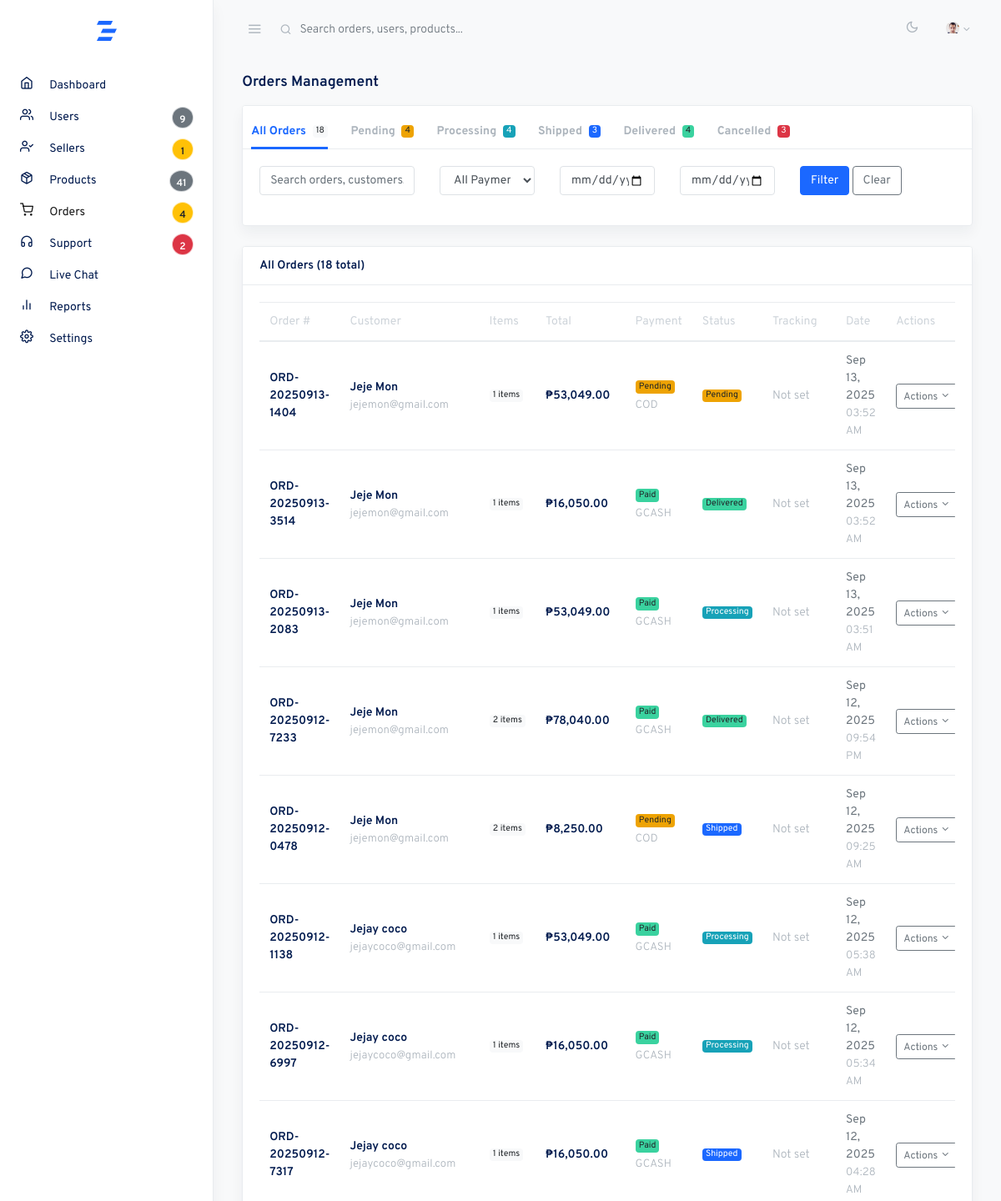
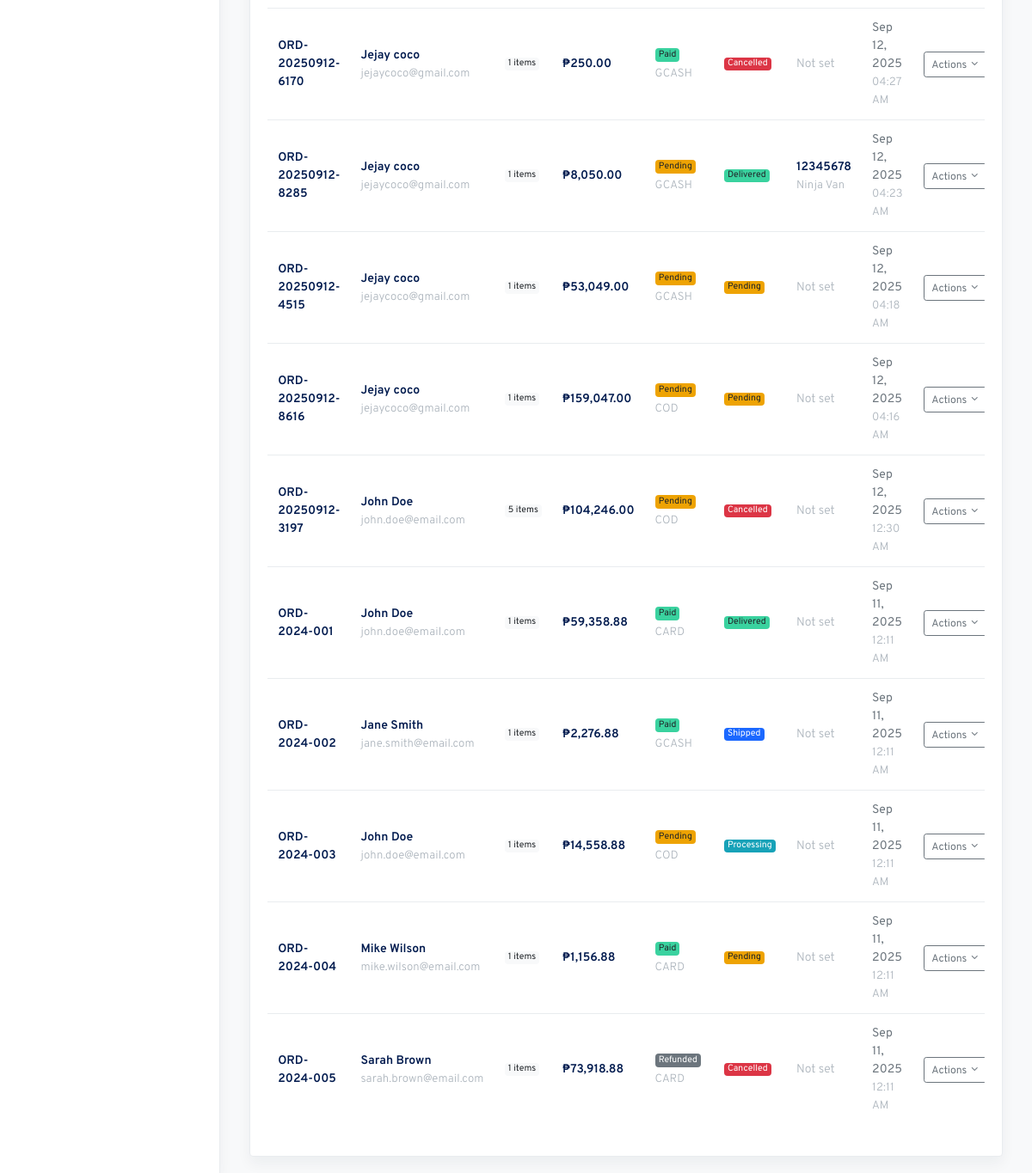
Screenshot of /admin/orders.php (signed in) with the database file from the repository (2 pictures, top to bottom).
### tables this page shows
CREATE TABLE `orders` (
  `id` bigint(20) NOT NULL,
  `order_number` varchar(50) NOT NULL,
  `user_id` bigint(20) NOT NULL,
  `status` enum('pending','processing','shipped','delivered','cancelled','refunded') DEFAULT 'pending',
  `subtotal` decimal(12,2) NOT NULL,
  `tax_amount` decimal(12,2) DEFAULT 0.00,
  `shipping_cost` decimal(12,2) DEFAULT 0.00,
  `discount_amount` decimal(12,2) DEFAULT 0.00,
  `total_amount` decimal(12,2) NOT NULL,
  `shipping_first_name` varchar(100) DEFAULT NULL,
  `shipping_last_name` varchar(100) DEFAULT NULL,
  `shipping_company` varchar(255) DEFAULT NULL,
  `shipping_address_1` varchar(255) DEFAULT NULL,
  `shipping_address_2` varchar(255) DEFAULT NULL,
  `shipping_city` varchar(100) DEFAULT NULL,
  `shipping_state` varchar(100) DEFAULT NULL,
  `shipping_postal_code` varchar(20) DEFAULT NULL,
  `shipping_country` varchar(100) DEFAULT NULL,
  `shipping_phone` varchar(20) DEFAULT NULL,
  `billing_first_name` varchar(100) DEFAULT NULL,
  `billing_last_name` varchar(100) DEFAULT NULL,
  `billing_company` varchar(255) DEFAULT NULL,
  `billing_address_1` varchar(255) DEFAULT NULL,
  `billing_address_2` varchar(255) DEFAULT NULL,
  `billing_city` varchar(100) DEFAULT NULL,
  `billing_state` varchar(100) DEFAULT NULL,
  `billing_postal_code` varchar(20) DEFAULT NULL,
  `billing_country` varchar(100) DEFAULT NULL,
  `billing_phone` varchar(20) DEFAULT NULL,
  `courier_company` varchar(100) DEFAULT NULL,
  `tracking_number` varchar(100) DEFAULT NULL,
  `estimated_delivery_date` date DEFAULT NULL,
  `delivered_at` timestamp NULL DEFAULT NULL,
  `payment_method` enum('cod','card','gcash','paymaya','wallet') NOT NULL,
  `payment_status` enum('pending','paid','failed','refunded') DEFAULT 'pending',
  `payment_reference` varchar(255) DEFAULT NULL,
  `created_at` timestamp NOT NULL DEFAULT current_timestamp(),
  `updated_at` timestamp NOT NULL DEFAULT current_timestamp() ON UPDATE current_timestamp()
);

CREATE TABLE `users` (
  `id` bigint(20) NOT NULL,
  `email` varchar(255) NOT NULL,
  `password_hash` varchar(255) NOT NULL,
  `phone` varchar(20) DEFAULT NULL,
  `profile_image` varchar(255) DEFAULT NULL,
  `first_name` varchar(100) DEFAULT NULL,
  `last_name` varchar(100) DEFAULT NULL,
  `date_of_birth` date DEFAULT NULL,
  `gender` enum('male','female','other') DEFAULT NULL,
  `email_verified` tinyint(1) DEFAULT 0,
  `phone_verified` tinyint(1) DEFAULT 0,
  `status` enum('active','suspended','deleted') DEFAULT 'active',
  `created_at` timestamp NOT NULL DEFAULT current_timestamp(),
  `updated_at` timestamp NOT NULL DEFAULT current_timestamp() ON UPDATE current_timestamp(),
  `deleted_at` timestamp NULL DEFAULT NULL
);

### admin/orders.php (the view, shortened to what the rows shown need)
<?php
require_once 'config/database.php';
$status_filter = $_GET['status'] ?? '';
$page = max(1, (int)($_GET['page'] ?? 1));
$per_page = 20;
$offset = ($page - 1) * $per_page;
$where_conditions = [];
$params = [];
$where_clause = empty($where_conditions) ? '' : 'WHERE ' . implode(' AND ', $where_conditions);
try {
    $stmt = $pdo->prepare("
        SELECT o.*,
               CONCAT(u.first_name, ' ', u.last_name) as customer_name,
               u.email as customer_email,
               (SELECT COUNT(*) FROM order_items WHERE order_id = o.id) as item_count
        FROM orders o
        LEFT JOIN users u ON o.user_id = u.id
        $where_clause
        ORDER BY o.created_at DESC
        LIMIT $per_page OFFSET $offset
    ");
    $stmt->execute($params);
    $orders = $stmt->fetchAll();
    $status_counts = [];
    $status_stmt = $pdo->query("
        SELECT status, COUNT(*) as count
        FROM orders
        GROUP BY status
    ");
    while ($row = $status_stmt->fetch()) {
        $status_counts[$row['status']] = $row['count'];
    }
} catch (PDOException $e) {
    $error_message = 'Error fetching orders data.';
    $orders = [];
    $total_orders = 0;
    $total_pages = 0;
    $status_counts = [];
}
include 'includes/layout_start.php';
?>
                        <div class="row align-items-center mb-2">
                            <div class="col">
                                <h2 class="h5 page-title">Orders Management</h2>
                            </div>
                        </div>
                        <div class="card shadow mb-4">
                            <div class="card-header">
                                <ul class="nav nav-tabs card-header-tabs">
                                    <li class="nav-item">
                                        <a class="nav-link <?php echo $status_filter === 'pending' ? 'active' : ''; ?>" href="orders.php?status=pending">
                                            Pending
                                            <?php if (($status_counts['pending'] ?? 0) > 0): ?>
                                                <span class="badge badge-warning ml-1"><?php echo $status_counts['pending']; ?></span>
                                            <?php endif; ?>
                                        </a>
                                    </li>
                                    <li class="nav-item">
                                        <a class="nav-link <?php echo $status_filter === 'processing' ? 'active' : ''; ?>" href="orders.php?status=processing">
                                            Processing
                                            <?php if (($status_counts['processing'] ?? 0) > 0): ?>
                                                <span class="badge badge-info ml-1"><?php echo $status_counts['processing']; ?></span>
                                            <?php endif; ?>
                                        </a>
                                    </li>
                                    <li class="nav-item">
                                        <a class="nav-link <?php echo $status_filter === 'shipped' ? 'active' : ''; ?>" href="orders.php?status=shipped">
                                            Shipped
                                            <?php if (($status_counts['shipped'] ?? 0) > 0): ?>
                                                <span class="badge badge-primary ml-1"><?php echo $status_counts['shipped']; ?></span>
                                            <?php endif; ?>
                                        </a>
                                    </li>
                                    <li class="nav-item">
                                        <a class="nav-link <?php echo $status_filter === 'delivered' ? 'active' : ''; ?>" href="orders.php?status=delivered">
                                            Delivered
                                            <?php if (($status_counts['delivered'] ?? 0) > 0): ?>
                                                <span class="badge badge-success ml-1"><?php echo $status_counts['delivered']; ?></span>
                                            <?php endif; ?>
                                        </a>
                                    </li>
                                    <li class="nav-item">
                                        <a class="nav-link <?php echo $status_filter === 'cancelled' ? 'active' : ''; ?>" href="orders.php?status=cancelled">
                                            Cancelled
                                            <?php if (($status_counts['cancelled'] ?? 0) > 0): ?>
                                                <span class="badge badge-danger ml-1"><?php echo $status_counts['cancelled']; ?></span>
                                            <?php endif; ?>
                                        </a>
                                    </li>
                                </ul>
                            </div>
                        </div>
                        <div class="card shadow">
                            <div class="card-body">
                                <?php if (empty($orders)): ?>
                                    <p class="text-muted text-center py-4">No orders found.</p>
                                <?php else: ?>
                                    <div class="table-responsive">
                                        <table class="table table-hover">
                                            <thead>
                                                <tr>
                                                    <th>Order #</th>
                                                    <th>Customer</th>
                                                    <th>Items</th>
                                                    <th>Total</th>
                                                    <th>Payment</th>
                                                    <th>Status</th>
                                                    <th>Tracking</th>
                                                    <th>Date</th>
                                                    <th>Actions</th>
                                                </tr>
                                            </thead>
                                            <tbody>
                                                <?php foreach ($orders as $order): ?>
                                                    <tr>
                                                        <td>
                                                            <strong><?php echo htmlspecialchars($order['order_number']); ?></strong>
                                                        </td>
                                                        <td>
                                                            <div>
                                                                <strong><?php echo htmlspecialchars($order['customer_name']); ?></strong>
                                                                <br>
                                                                <small class="text-muted"><?php echo htmlspecialchars($order['customer_email']); ?></small>
                                                            </div>
                                                        </td>
                                                        <td>
                                                            <span class="badge badge-light"><?php echo $order['item_count']; ?> items</span>
                                                        </td>
                                                        <td>
                                                            <strong>₱<?php echo number_format($order['total_amount'], 2); ?></strong>
                                                        </td>
                                                        <td>
                                                            <div>
                                                                <span class="badge badge-<?php
                                                                    echo $order['payment_status'] === 'paid' ? 'success' :
                                                                        ($order['payment_status'] === 'pending' ? 'warning' :
                                                                        ($order['payment_status'] === 'failed' ? 'danger' : 'secondary'));
                                                                ?>">
                                                                    <?php echo ucfirst($order['payment_status']); ?>
                                                                </span>
                                                                <br>
                                                                <small class="text-muted"><?php echo strtoupper($order['payment_method']); ?></small>
                                                            </div>
                                                        </td>
                                                        <td>
                                                            <span class="badge badge-<?php
                                                                echo $order['status'] === 'delivered' ? 'success' :
                                                                    ($order['status'] === 'shipped' ? 'primary' :
                                                                    ($order['status'] === 'processing' ? 'info' :
                                                                    ($order['status'] === 'cancelled' ? 'danger' : 'warning')));
                                                            ?>">
                                                                <?php echo ucfirst($order['status']); ?>
                                                            </span>
                                                        </td>
                                                        <td>
                                                            <?php if (!empty($order['tracking_number'])): ?>
                                                                <div>
                                                                    <strong><?php echo htmlspecialchars($order['tracking_number']); ?></strong>
                                                                    <br>
                                                                    <small class="text-muted"><?php echo htmlspecialchars($order['courier_company']); ?></small>
                                                                </div>
                                                            <?php else: ?>
                                                                <span class="text-muted">Not set</span>
                                                            <?php endif; ?>
                                                        </td>
                                                        <td>
                                                            <?php echo date('M d, Y', strtotime($order['created_at'])); ?>
                                                            <br>
                                                            <small class="text-muted"><?php echo date('h:i A', strtotime($order['created_at'])); ?></small>
                                                        </td>
                                                        <td>
                                                            <div class="dropdown">
                                                                <button class="btn btn-sm btn-outline-secondary dropdown-toggle" type="button" data-toggle="dropdown">
                                                                    Actions
                                                                </button>
                                                            </div>
                                                        </td>
                                                    </tr>
                                                <?php endforeach; ?>
                                            </tbody>
                                        </table>
                                    </div>
                                <?php endif; ?>
                            </div>
                        </div>
<?php include 'includes/layout_end.php'; ?>

### rows the page displays
orders: id "4", user "3", order_number "ORD-2024-004", customer_name "Mike Wilson", user.email "mike.wilson@email.com", item_count "1", total_amount "1,156.88", payment_status "Paid", payment_method "CARD", status "Pending", shows "Not set", created_at "Sep 11, 2025", created_at "12:11 AM"
orders: order_number "ORD-20250913-1404", customer_name "Jeje Mon", user.email "jejemon@gmail.com", item_count "1", total_amount "53,049.00", payment_status "Pending", payment_method "COD", status "Pending", shows "Not set", created_at "Sep 13, 2025", created_at "03:52 AM"
orders: order_number "ORD-20250913-3514", customer_name "Jeje Mon", user.email "jejemon@gmail.com", item_count "1", total_amount "16,050.00", payment_status "Paid", payment_method "GCASH", status "Delivered", shows "Not set", created_at "Sep 13, 2025", created_at "03:52 AM"
orders: order_number "ORD-20250913-2083", customer_name "Jeje Mon", user.email "jejemon@gmail.com", item_count "1", total_amount "53,049.00", payment_status "Paid", payment_method "GCASH", status "Processing", shows "Not set", created_at "Sep 13, 2025", created_at "03:51 AM"
orders: order_number "ORD-20250912-7233", customer_name "Jeje Mon", user.email "jejemon@gmail.com", item_count "2", total_amount "78,040.00", payment_status "Paid", payment_method "GCASH", status "Delivered", shows "Not set", created_at "Sep 12, 2025", created_at "09:54 PM"
orders: order_number "ORD-20250912-0478", customer_name "Jeje Mon", user.email "jejemon@gmail.com", item_count "2", total_amount "8,250.00", payment_status "Pending", payment_method "COD", status "Shipped", shows "Not set", created_at "Sep 12, 2025", created_at "09:25 AM"
orders: order_number "ORD-20250912-1138", customer_name "Jejay coco", user.email "jejaycoco@gmail.com", item_count "1", total_amount "53,049.00", payment_status "Paid", payment_method "GCASH", status "Processing", shows "Not set", created_at "Sep 12, 2025", created_at "05:38 AM"
orders: order_number "ORD-20250912-6997", customer_name "Jejay coco", user.email "jejaycoco@gmail.com", item_count "1", total_amount "16,050.00", payment_status "Paid", payment_method "GCASH", status "Processing", shows "Not set", created_at "Sep 12, 2025", created_at "05:34 AM"
orders: order_number "ORD-20250912-7317", customer_name "Jejay coco", user.email "jejaycoco@gmail.com", item_count "1", total_amount "16,050.00", payment_status "Paid", payment_method "GCASH", status "Shipped", shows "Not set", created_at "Sep 12, 2025", created_at "04:28 AM"
orders: order_number "ORD-20250912-6170", customer_name "Jejay coco", user.email "jejaycoco@gmail.com", item_count "1", total_amount "250.00", payment_status "Paid", payment_method "GCASH", status "Cancelled", tracking_number "Not set", created_at "Sep 12, 2025", created_at "04:27 AM"
orders: order_number "ORD-20250912-8285", customer_name "Jejay coco", user.email "jejaycoco@gmail.com", item_count "1", total_amount "8,050.00", payment_status "Pending", payment_method "GCASH", status "Delivered", tracking_number "12345678", courier_company "Ninja Van", created_at "Sep 12, 2025", created_at "04:23 AM"
orders: order_number "ORD-20250912-4515", customer_name "Jejay coco", user.email "jejaycoco@gmail.com", item_count "1", total_amount "53,049.00", payment_status "Pending", payment_method "GCASH", status "Pending", shows "Not set", created_at "Sep 12, 2025", created_at "04:18 AM"
orders: order_number "ORD-20250912-8616", customer_name "Jejay coco", user.email "jejaycoco@gmail.com", item_count "1", total_amount "159,047.00", payment_status "Pending", payment_method "COD", status "Pending", shows "Not set", created_at "Sep 12, 2025", created_at "04:16 AM"
orders: order_number "ORD-20250912-3197", customer_name "John Doe", user.email "john.doe@email.com", item_count "5", total_amount "104,246.00", payment_status "Pending", payment_method "COD", status "Cancelled", shows "Not set", created_at "Sep 12, 2025", created_at "12:30 AM"
orders: order_number "ORD-2024-001", customer_name "John Doe", user.email "john.doe@email.com", item_count "1", total_amount "59,358.88", payment_status "Paid", payment_method "CARD", status "Delivered", shows "Not set", created_at "Sep 11, 2025", created_at "12:11 AM"
orders: order_number "ORD-2024-002", customer_name "Jane Smith", user.email "jane.smith@email.com", item_count "1", total_amount "2,276.88", payment_status "Paid", payment_method "GCASH", status "Shipped", shows "Not set", created_at "Sep 11, 2025", created_at "12:11 AM"
orders: order_number "ORD-2024-003", customer_name "John Doe", user.email "john.doe@email.com", item_count "1", total_amount "14,558.88", payment_status "Pending", payment_method "COD", status "Processing", shows "Not set", created_at "Sep 11, 2025", created_at "12:11 AM"
orders: order_number "ORD-2024-005", customer_name "Sarah Brown", user.email "sarah.brown@email.com", item_count "1", total_amount "73,918.88", payment_status "Refunded", payment_method "CARD", status "Cancelled", shows "Not set", created_at "Sep 11, 2025", created_at "12:11 AM"

### other values shown
$total_users "9"
$pending_sellers "1"
$total_products "41"
$pending_orders "4"
$open_tickets "2"
array_sum($status_counts) "18"
$status_filter ?: 'All' "All"
$total_orders "18"
